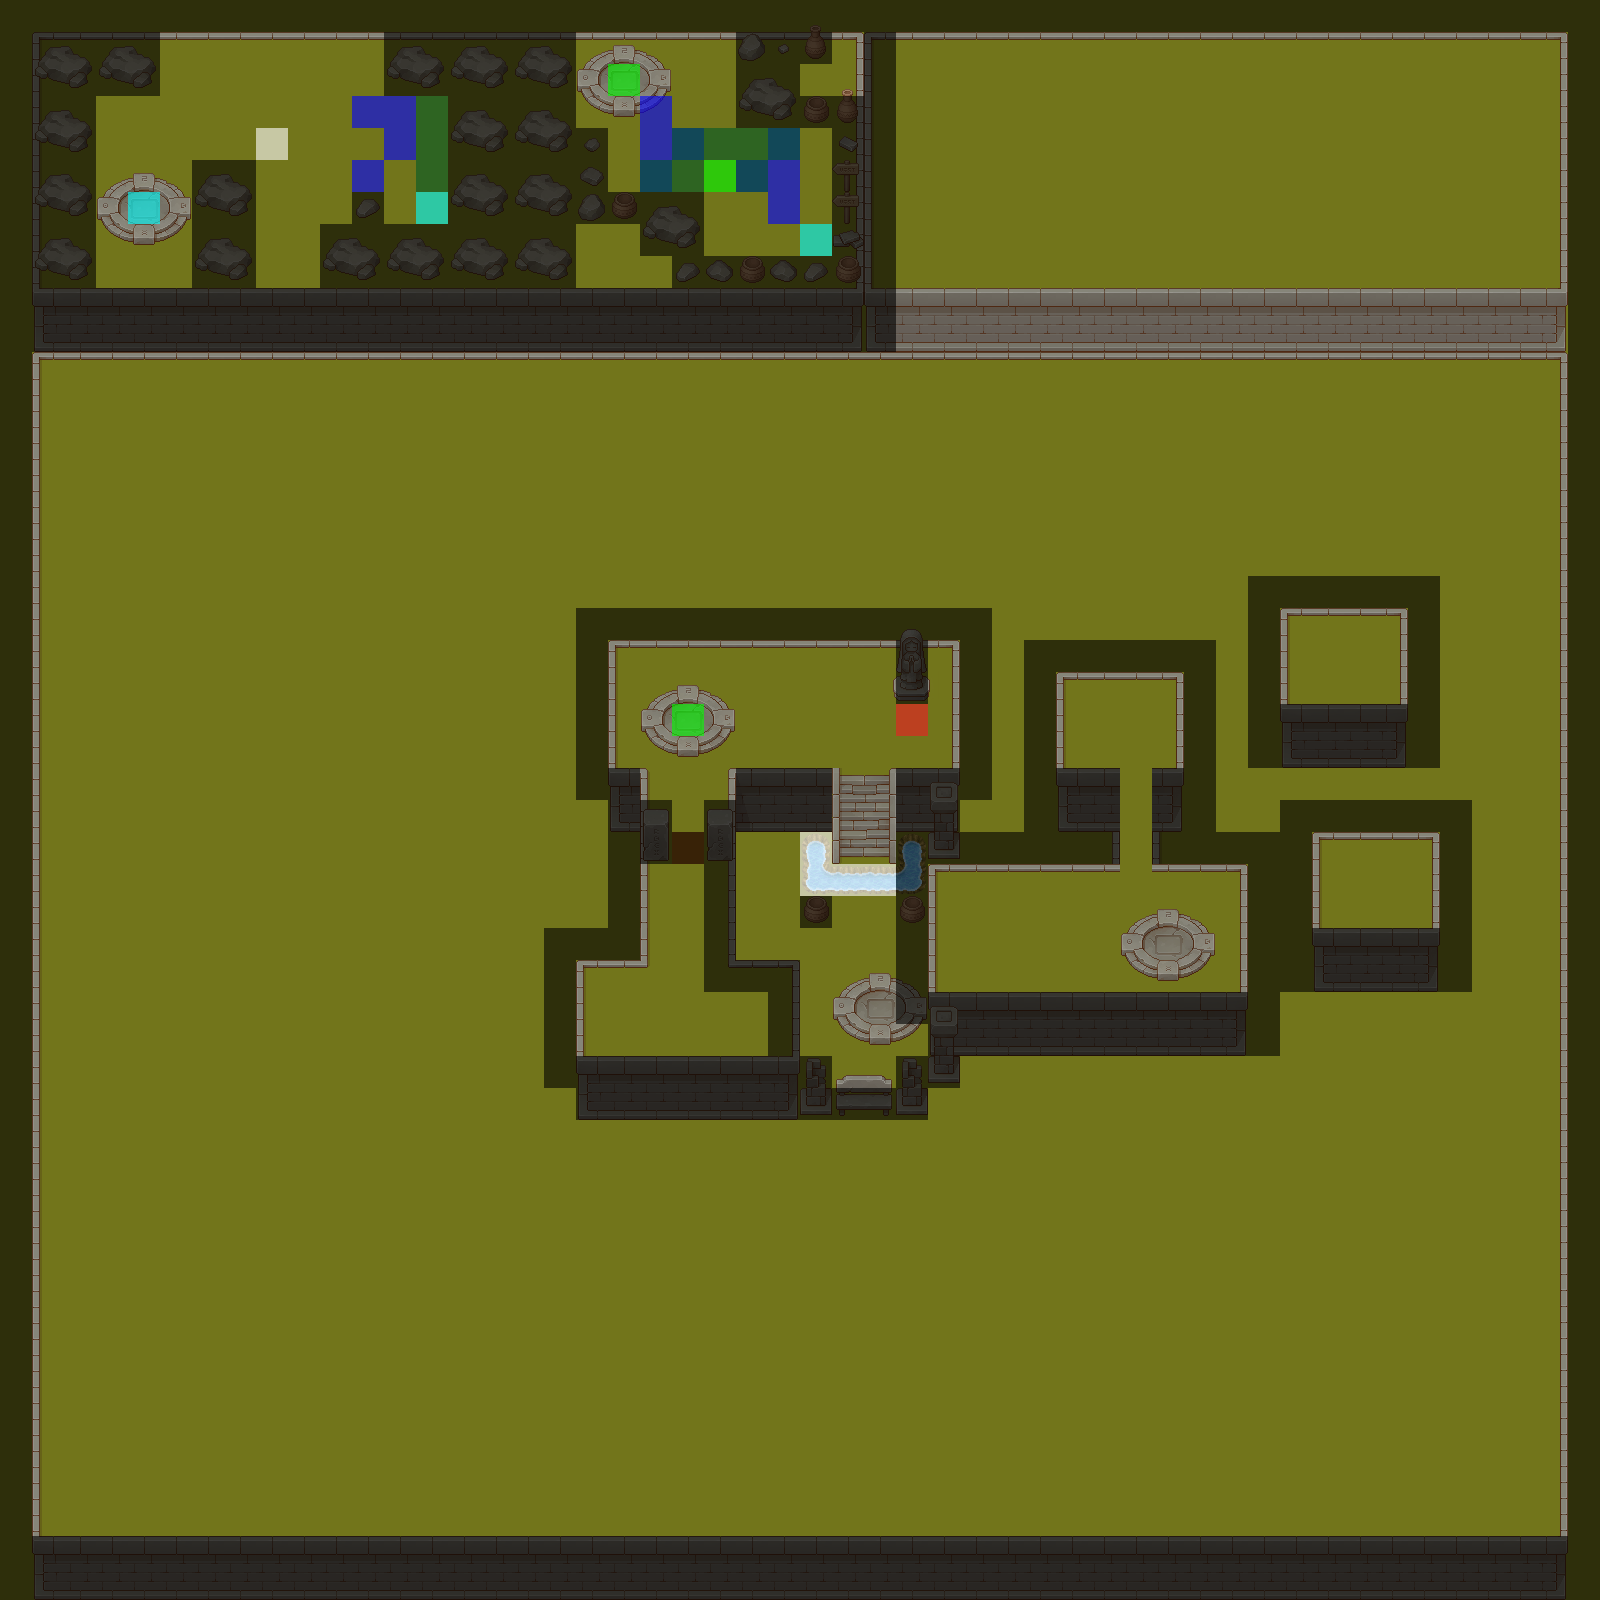

A 2D game scene composited from a Tiled map and its tileset images. What follows is a short description and the map's XML, with each tile layer's data collapsed to a summary:
An orthogonal 50x50 tile map with 32x32 px tiles, 14 tile layers (Grass, Wall, Struct, Props, ...), 12 tilesets.

<map version="1.5" tiledversion="1.7.2" orientation="orthogonal" renderorder="right-down" width="50" height="50" tilewidth="32" tileheight="32" infinite="0" nextlayerid="15" nextobjectid="1">
 <editorsettings>
  <export target="6/Stage6.csv" format="csv" />
 </editorsettings>
 <tileset firstgid="1" source="../tsx/TX Tileset Grass.tsx" />
 <tileset firstgid="65" source="../tsx/TX Tileset Wall.tsx" />
 <tileset firstgid="321" source="../tsx/EventFlag.tsx" />
 <tileset firstgid="331" source="../tsx/Flag.tsx" />
 <tileset firstgid="337" source="../tsx/TX Props.tsx" />
 <tileset firstgid="593" source="../tsx/TX Shadow Plant.tsx" />
 <tileset firstgid="849" source="../tsx/TX Shadow.tsx" />
 <tileset firstgid="1105" source="../tsx/TX Struct.tsx" />
 <tileset firstgid="1361" source="../tsx/TX Tileset Stone Ground.tsx" />
 <tileset firstgid="1425" source="../tsx/[A]Water2_pipo.tsx" />
 <tileset firstgid="1473" source="../tsx/TX Plant.tsx" />
 <tileset firstgid="1729" source="../tsx/TX Player.tsx" />
 <layer id="1" name="Grass" width="50" height="50">
  <data>[2500 cells, 2500 non-empty, 1 distinct tile ids]</data>
 </layer>
 <layer id="10" name="Wall" width="50" height="50">
  <data>[2500 cells, 539 non-empty, 22 distinct tile ids]</data>
 </layer>
 <layer id="11" name="Struct" width="50" height="50">
  <data>[2500 cells, 6 non-empty, 6 distinct tile ids]</data>
 </layer>
 <layer id="5" name="Props" width="50" height="50">
  <data>[2500 cells, 176 non-empty, 45 distinct tile ids]</data>
 </layer>
 <layer id="12" name="Plant" width="50" height="50">
  <data>[2500 cells, 0 non-empty, 0 distinct tile ids]</data>
 </layer>
 <layer id="14" name="Water" width="50" height="50">
  <data>[2500 cells, 6 non-empty, 4 distinct tile ids]</data>
 </layer>
 <layer id="2" name="Player" width="50" height="50">
  <data>[2500 cells, 1 non-empty, 1 distinct tile ids]</data>
 </layer>
 <layer id="3" name="Box" width="50" height="50">
  <data>[2500 cells, 12 non-empty, 1 distinct tile ids]</data>
 </layer>
 <layer id="4" name="Goal" width="50" height="50">
  <data>[2500 cells, 11 non-empty, 2 distinct tile ids]</data>
 </layer>
 <layer id="7" name="TeleportGate" width="50" height="50">
  <data>[2500 cells, 4 non-empty, 2 distinct tile ids]</data>
 </layer>
 <layer id="8" name="Key" width="50" height="50">
  <data>[2500 cells, 2 non-empty, 2 distinct tile ids]</data>
 </layer>
 <layer id="9" name="Door" width="50" height="50">
  <data>[2500 cells, 1 non-empty, 1 distinct tile ids]</data>
 </layer>
 <layer id="6" name="Barrier" width="50" height="50">
  <data>[2500 cells, 600 non-empty, 2 distinct tile ids]</data>
 </layer>
 <layer id="13" name="WaterBarrier" width="50" height="50">
  <data>[2500 cells, 4 non-empty, 1 distinct tile ids]</data>
 </layer>
</map>
